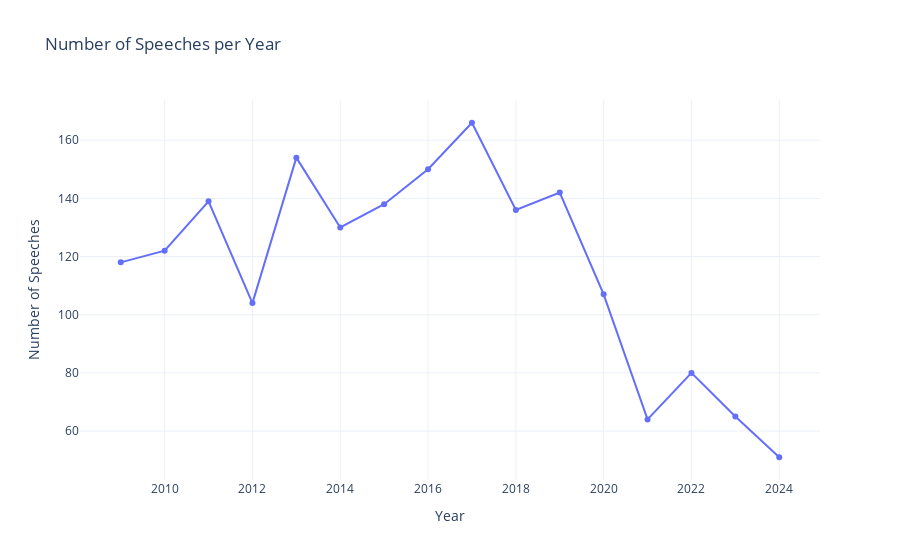
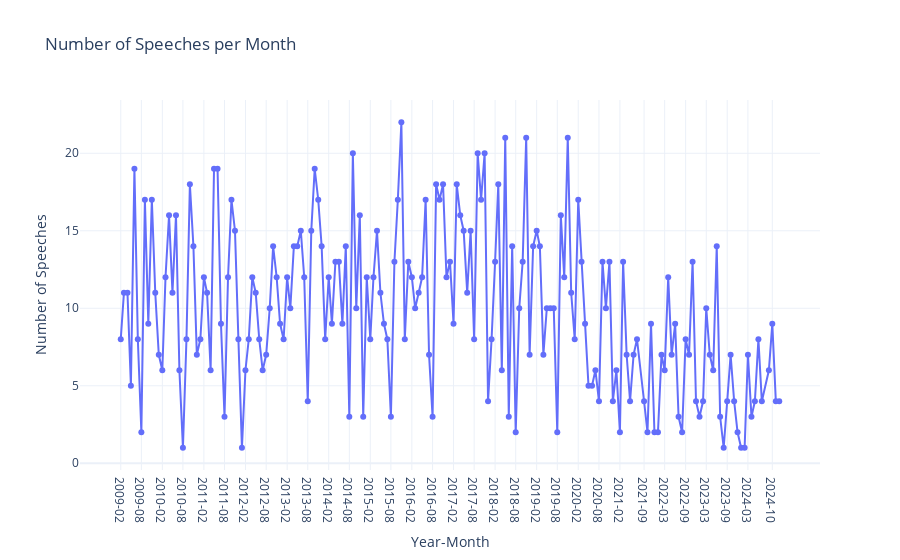

Notebook cell for these charts, in order:
### Code cell
# Plotting speeches per year and speeches per month
speeches_per_year = speeches.groupby('year').size()
speeches_per_month = speeches.groupby('year_month').size()
speeches_per_month.index = speeches_per_month.index.astype(str)  # Convert PeriodIndex to string

# speeches per year
fig_year = px.line(
    x=speeches_per_year.index, 
    y=speeches_per_year.values, 
    labels={'x': 'Year', 'y': 'Number of Speeches'},
    title="Number of Speeches per Year"
)
fig_year.update_traces(mode="lines+markers")
fig_year.update_layout(
    xaxis=dict(title="Year"),
    yaxis=dict(title="Number of Speeches"),
    template="plotly_white"
)
fig_year.show()

# speeches per month
fig_month = px.line(
    x=speeches_per_month.index, 
    y=speeches_per_month.values, 
    labels={'x': 'Year-Month', 'y': 'Number of Speeches'},
    title="Number of Speeches per Month"
)
fig_month.update_traces(mode="lines+markers")
fig_month.update_layout(
    xaxis=dict(
        title="Year-Month",
        tickmode="array",
        tickvals=speeches_per_month.index[::6],  # Show every 6th month
        ticktext=[str(val) for val in speeches_per_month.index[::6]],  # Convert to string
    ),
    yaxis=dict(title="Number of Speeches"),
    template="plotly_white"
)
fig_month.show()

### Figure 1 — Plotly figure (JSON) as saved in the notebook; plotly's stock layout.template omitted (floating-point values rounded to 4 significant figures)
{"data": [{"hovertemplate": "Year=%{x}<br>Number of Speeches=%{y}<extra></extra>", "legendgroup": "", "line": {"color": "#636efa", "dash": "solid"}, "marker": {"symbol": "circle"}, "mode": "lines+markers", "name": "", "orientation": "v", "showlegend": false, "type": "scatter", "x": [2009, 2010, 2011, 2012, 2013, 2014, 2015, 2016, 2017, 2018, 2019, 2020, 2021, 2022, 2023, 2024], "xaxis": "x", "y": [118, 122, 139, 104, 154, 130, 138, 150, 166, 136, 142, 107, 64, 80, 65, 51], "yaxis": "y"}], "layout": {"legend": {"tracegroupgap": 0}, "title": {"text": "Number of Speeches per Year"}, "xaxis": {"anchor": "y", "domain": [0, 1], "title": {"text": "Year"}}, "yaxis": {"anchor": "x", "domain": [0, 1], "title": {"text": "Number of Speeches"}}}}

### Figure 2 — Plotly figure (JSON) as saved in the notebook; plotly's stock layout.template omitted (floating-point values rounded to 4 significant figures; data arrays with more than 128 entries replaced by an {"elided": "..."} marker saying what was removed)
{"data": [{"hovertemplate": "Year-Month=%{x}<br>Number of Speeches=%{y}<extra></extra>", "legendgroup": "", "line": {"color": "#636efa", "dash": "solid"}, "marker": {"symbol": "circle"}, "mode": "lines+markers", "name": "", "orientation": "v", "showlegend": false, "type": "scatter", "x": {"elided": "189 str values"}, "xaxis": "x", "y": {"elided": "189 int values"}, "yaxis": "y"}], "layout": {"legend": {"tracegroupgap": 0}, "title": {"text": "Number of Speeches per Month"}, "xaxis": {"anchor": "y", "domain": [0, 1], "tickmode": "array", "ticktext": ["2009-02", "2009-08", "2010-02", "2010-08", "2011-02", "2011-08", "2012-02", "2012-08", "2013-02", "2013-08", "2014-02", "2014-08", "2015-02", "2015-08", "2016-02", "2016-08", "2017-02", "2017-08", "2018-02", "2018-08", "2019-02", "2019-08", "2020-02", "2020-08", "2021-02", "2021-09", "2022-03", "2022-09", "2023-03", "2023-09", "2024-03", "2024-10"], "tickvals": ["2009-02", "2009-08", "2010-02", "2010-08", "2011-02", "2011-08", "2012-02", "2012-08", "2013-02", "2013-08", "2014-02", "2014-08", "2015-02", "2015-08", "2016-02", "2016-08", "2017-02", "2017-08", "2018-02", "2018-08", "2019-02", "2019-08", "2020-02", "2020-08", "2021-02", "2021-09", "2022-03", "2022-09", "2023-03", "2023-09", "2024-03", "2024-10"], "title": {"text": "Year-Month"}}, "yaxis": {"anchor": "x", "domain": [0, 1], "title": {"text": "Number of Speeches"}}}}
